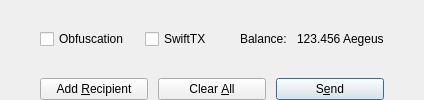
       <widget class="QFrame" name="frameButtons">
        <property name="lineWidth">
         <number>0</number>
        </property>
        <layout class="QHBoxLayout" name="horizontalLayout">
         <property name="spacing">
          <number>0</number>
         </property>
         <property name="leftMargin">
          <number>0</number>
         </property>
         <property name="topMargin">
          <number>0</number>
         </property>
         <property name="rightMargin">
          <number>0</number>
         </property>
         <property name="bottomMargin">
          <number>0</number>
         </property>
         <item>
          <spacer name="horizontalSpacer_7">
           <property name="orientation">
            <enum>Qt::Horizontal</enum>
           </property>
           <property name="sizeHint" stdset="0">
            <size>
             <width>40</width>
             <height>20</height>
            </size>
           </property>
          </spacer>
         </item>
         <item>
          <layout class="QVBoxLayout" name="verticalLayout_3">
           <item>
            <spacer name="verticalSpacer_7">
             <property name="orientation">
              <enum>Qt::Vertical</enum>
             </property>
             <property name="sizeHint" stdset="0">
              <size>
               <width>20</width>
               <height>20</height>
              </size>
             </property>
            </spacer>
           </item>
           <item>
            <layout class="QHBoxLayout" name="horizontalLayout_2">
             <property name="spacing">
              <number>10</number>
             </property>
             <item>
              <widget class="QCheckBox" name="checkUseObfuscation">
               <property name="minimumSize">
                <size>
                 <width>95</width>
                 <height>0</height>
                </size>
               </property>
               <property name="text">
                <string>Obfuscation</string>
               </property>
               <property name="iconSize">
                <size>
                 <width>17</width>
                 <height>17</height>
                </size>
               </property>
               <property name="checked">
                <bool>false</bool>
               </property>
              </widget>
             </item>
             <item>
              <widget class="QCheckBox" name="checkSwiftTX">
               <property name="enabled">
                <bool>true</bool>
               </property>
               <property name="minimumSize">
                <size>
                 <width>85</width>
                 <height>0</height>
                </size>
               </property>
               <property name="text">
                <string>SwiftTX</string>
               </property>
              </widget>
             </item>
             <item>
              <widget class="QLabel" name="labelBalanceText">
               <property name="text">
                <string>Balance:</string>
               </property>
               <property name="indent">
                <number>0</number>
               </property>
              </widget>
             </item>
             <item>
              <widget class="QLabel" name="labelBalance">
               <property name="sizePolicy">
                <sizepolicy hsizetype="Preferred" vsizetype="Fixed">
                 <horstretch>0</horstretch>
                 <verstretch>0</verstretch>
                </sizepolicy>
               </property>
               <property name="cursor">
                <cursorShape>IBeamCursor</cursorShape>
               </property>
               <property name="text">
                <string notr="true">123.456 Aegeus</string>
               </property>
               <property name="indent">
                <number>0</number>
               </property>
               <property name="textInteractionFlags">
                <set>Qt::LinksAccessibleByMouse|Qt::TextSelectableByKeyboard|Qt::TextSelectableByMouse</set>
               </property>
              </widget>
             </item>
            </layout>
           </item>
           <item>
            <spacer name="verticalSpacer_8">
             <property name="orientation">
              <enum>Qt::Vertical</enum>
             </property>
             <property name="sizeHint" stdset="0">
              <size>
               <width>20</width>
               <height>10</height>
              </size>
             </property>
            </spacer>
           </item>
           <item>
            <layout class="QHBoxLayout" name="horizontalLayout_3">
             <property name="spacing">
              <number>10</number>
             </property>
             <item>
              <widget class="QPushButton" name="addButton">
               <property name="toolTip">
                <string>Send to multiple recipients at once</string>
               </property>
               <property name="text">
                <string>Add &amp;Recipient</string>
               </property>
               <property name="autoDefault">
                <bool>false</bool>
               </property>
              </widget>
             </item>
             <item>
              <widget class="QPushButton" name="clearButton">
               <property name="toolTip">
                <string>Clear all fields of the form.</string>
               </property>
               <property name="text">
                <string>Clear &amp;All</string>
               </property>
               <property name="autoDefault">
                <bool>false</bool>
               </property>
              </widget>
             </item>
             <item>
              <widget class="QPushButton" name="sendButton">
               <property name="toolTip">
                <string>Confirm the send action</string>
               </property>
               <property name="text">
                <string>S&amp;end</string>
               </property>
               <property name="autoDefault">
                <bool>false</bool>
               </property>
               <property name="default">
                <bool>true</bool>
               </property>
              </widget>
             </item>
            </layout>
           </item>
          </layout>
         </item>
         <item>
          <spacer name="horizontalSpacer">
           <property name="orientation">
            <enum>Qt::Horizontal</enum>
           </property>
           <property name="sizeHint" stdset="0">
            <size>
             <width>40</width>
             <height>20</height>
            </size>
           </property>
          </spacer>
         </item>
        </layout>
       </widget>
